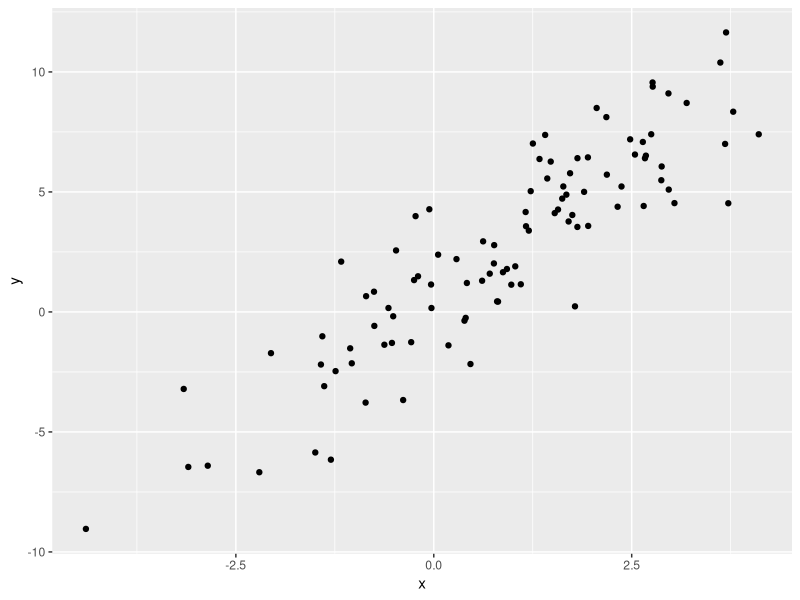
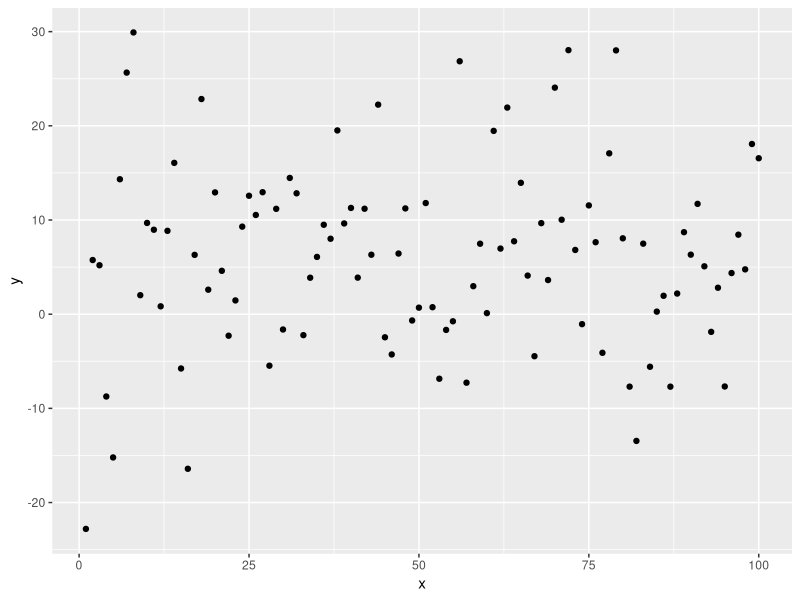
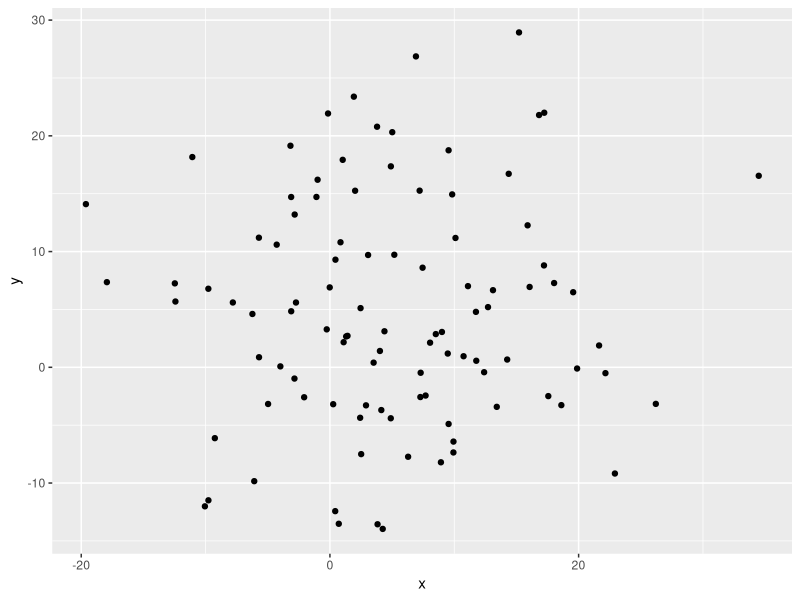
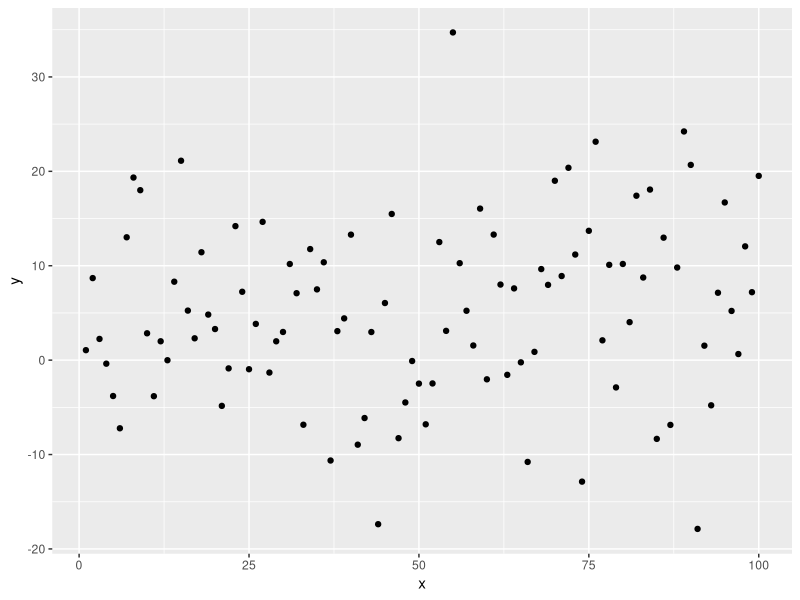
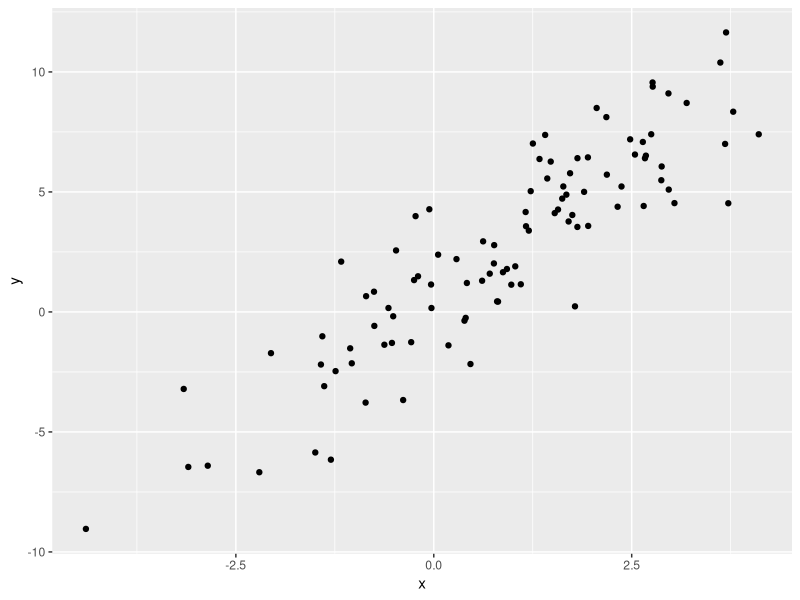

Reproduce these figures in R, in order. (Note: this script raises an error after producing the figures.)
## ---- chunk 1
library(ggplot2)
## ---- chunk 2
library(ggplot2); set.seed(32)
x <- rnorm(100, mean = 1, sd = 2)
y <- 2 * x + rnorm(100, mean = 1, sd = 2)
dt <- data.frame(x = x, y = y)
ggplot(data = dt, aes(x = x, y = y)) + geom_point()
cov(x, y)
## ---- chunk 3
x <- 1:100
y <- rnorm(100, mean = 5, sd = 10)
dt <- data.frame(x = x, y = y)
ggplot(data = dt, aes(x = x, y = y)) + geom_point()
cov(x, y)
## ---- chunk 4
x <- rnorm(100, mean = 5, sd = 10)
y <- rnorm(100, mean = 5, sd = 10)
dt <- data.frame(x = x, y = y)
ggplot(data = dt, aes(x = x, y = y)) + geom_point()

cor(x, y)
## ---- chunk 5
cor.test(x, y)
## ---- chunk 6
x <- 1:100
y <- rnorm(100, mean = 5, sd = 10)
dt <- data.frame(x = x, y = y)
ggplot(data = dt, aes(x = x, y = y)) + geom_point()
cor(x, y)
## ---- chunk 7
set.seed(32)
x <- rnorm(100, mean = 1, sd = 2)
y <- 2 * x + rnorm(100, mean = 1, sd = 2)
dt <- data.frame(x = x, y = y)
ggplot(data = dt, aes(x = x, y = y)) + geom_point()
cor(x, y)
## ---- chunk 8
knitr::include_graphics('img/Correlation_examples.png')
## ---- chunk 9
summary(anscombe)

## ---- chunk 10
apply(anscombe, 2, mean)
apply(anscombe, 2, sd)
## ---- chunk 11
knitr::include_graphics("img/Anscombe's_quartet.png")
## ---- chunk 12
gender <- c(rep("Female", 50), rep("Male", 50))
height <- vector(mode = "numeric", length = 100)
for (i in 1:100){
  if(gender[i] == "Female"){
      height[i] <- 161.3 + rnorm(1, 0, 6)
  }else{
    height[i] <- 175 + rnorm(1, 0, 7)
  }
}
data <- data.frame(gender = gender, height = height)

## ---- chunk 13
mean(data[, "height"])

mean(data[data[, "gender"] == "Female", "height"])
## ---- chunk 14
ggplot(data = data, aes(x = height)) + geom_density() + 
  geom_density(aes(x = height, color = gender))
## ---- chunk 15
sd(data[, "height"])
sd(data[data[, "gender"] == "Female", "height"])
## ---- chunk 16
knitr::include_graphics("img/Normal_Distribution_PDF.png")
## ---- chunk 17
chisq1 <- rchisq(1000, df = 2)
chisq2 <- rnorm(1000, 0, 1) ^ 2 + 
  rnorm(1000, 0, 1) ^ 2
data <- data.frame(x = 1:1000, chisq1 = chisq1, 
                   chisq2 = chisq2)
ggplot(data = data, aes(x= chisq1)) + geom_density() + 
  geom_density(aes(x = chisq2), colour = "red")

## ---- chunk 18
ggplot(data.frame(x = c(-3, 3)), aes(x)) + 
  stat_function(fun = "dt", args = list(df = 5)) +
  stat_function(fun = "dt", args = list(df = 1), 
                colour = "red") +
  stat_function(fun = "dt", args = list(df = 2), 
                colour = "blue") +
  labs(y = "Density")
